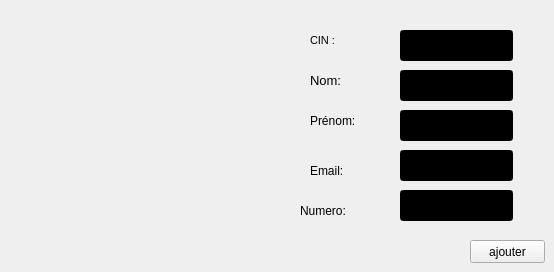
      <widget class="QWidget" name="tab">
       <attribute name="title">
        <string>Ajouter un client</string>
       </attribute>
       <widget class="QLabel" name="label_2">
        <property name="geometry">
         <rect>
          <x>310</x>
          <y>70</y>
          <width>61</width>
          <height>21</height>
         </rect>
        </property>
        <property name="font">
         <font>
          <family>MS Shell Dlg 2</family>
          <pointsize>10</pointsize>
          <weight>50</weight>
          <italic>false</italic>
          <bold>false</bold>
         </font>
        </property>
        <property name="styleSheet">
         <string notr="true">font: 10pt &quot;MS Shell Dlg 2&quot;;</string>
        </property>
        <property name="text">
         <string>Nom:</string>
        </property>
       </widget>
       <widget class="QLabel" name="label_3">
        <property name="geometry">
         <rect>
          <x>310</x>
          <y>110</y>
          <width>81</width>
          <height>21</height>
         </rect>
        </property>
        <property name="styleSheet">
         <string notr="true">font: 10pt &quot;MS Shell Dlg 2&quot;;</string>
        </property>
        <property name="text">
         <string>Prénom:</string>
        </property>
       </widget>
       <widget class="QLineEdit" name="lineEdit_CIN">
        <property name="geometry">
         <rect>
          <x>400</x>
          <y>30</y>
          <width>113</width>
          <height>31</height>
         </rect>
        </property>
        <property name="styleSheet">
         <string notr="true">color: rgb(255, 255, 255);
background-color: rgb(0, 0, 0);</string>
        </property>
       </widget>
       <widget class="QLineEdit" name="lineEdit_nom">
        <property name="geometry">
         <rect>
          <x>400</x>
          <y>70</y>
          <width>113</width>
          <height>31</height>
         </rect>
        </property>
        <property name="styleSheet">
         <string notr="true">color: rgb(255, 255, 255);
background-color: rgb(0, 0, 0);</string>
        </property>
       </widget>
       <widget class="QLineEdit" name="lineEdit_prenom">
        <property name="geometry">
         <rect>
          <x>400</x>
          <y>110</y>
          <width>113</width>
          <height>31</height>
         </rect>
        </property>
        <property name="styleSheet">
         <string notr="true">color: rgb(255, 255, 255);
background-color: rgb(0, 0, 0);</string>
        </property>
       </widget>
       <widget class="QLabel" name="label_5">
        <property name="geometry">
         <rect>
          <x>310</x>
          <y>160</y>
          <width>71</width>
          <height>21</height>
         </rect>
        </property>
        <property name="styleSheet">
         <string notr="true">font: 10pt &quot;MS Shell Dlg 2&quot;;</string>
        </property>
        <property name="text">
         <string>Email:</string>
        </property>
       </widget>
       <widget class="QLineEdit" name="lineEdit_email">
        <property name="geometry">
         <rect>
          <x>400</x>
          <y>150</y>
          <width>113</width>
          <height>31</height>
         </rect>
        </property>
        <property name="styleSheet">
         <string notr="true">color: rgb(255, 255, 255);
background-color: rgb(0, 0, 0);</string>
        </property>
       </widget>
       <widget class="QLabel" name="label_11">
        <property name="geometry">
         <rect>
          <x>300</x>
          <y>200</y>
          <width>91</width>
          <height>21</height>
         </rect>
        </property>
        <property name="styleSheet">
         <string notr="true">font: 10pt &quot;MS Shell Dlg 2&quot;;</string>
        </property>
        <property name="text">
         <string>Numero:</string>
        </property>
       </widget>
       <widget class="QLineEdit" name="lineEdit_num">
        <property name="geometry">
         <rect>
          <x>400</x>
          <y>190</y>
          <width>113</width>
          <height>31</height>
         </rect>
        </property>
        <property name="styleSheet">
         <string notr="true">color: rgb(255, 255, 255);
background-color: rgb(0, 0, 0);
</string>
        </property>
       </widget>
       <widget class="QLabel" name="label">
        <property name="geometry">
         <rect>
          <x>310</x>
          <y>30</y>
          <width>81</width>
          <height>21</height>
         </rect>
        </property>
        <property name="font">
         <font>
          <family>MS Shell Dlg 2</family>
          <pointsize>8</pointsize>
          <weight>50</weight>
          <italic>false</italic>
          <bold>false</bold>
         </font>
        </property>
        <property name="layoutDirection">
         <enum>Qt::LeftToRight</enum>
        </property>
        <property name="autoFillBackground">
         <bool>false</bool>
        </property>
        <property name="styleSheet">
         <string notr="true"/>
        </property>
        <property name="text">
         <string>CIN :</string>
        </property>
       </widget>
       <widget class="QPushButton" name="pushButton_12">
        <property name="geometry">
         <rect>
          <x>470</x>
          <y>240</y>
          <width>75</width>
          <height>23</height>
         </rect>
        </property>
        <property name="styleSheet">
         <string notr="true"/>
        </property>
        <property name="text">
         <string>ajouter</string>
        </property>
       </widget>
      </widget>
